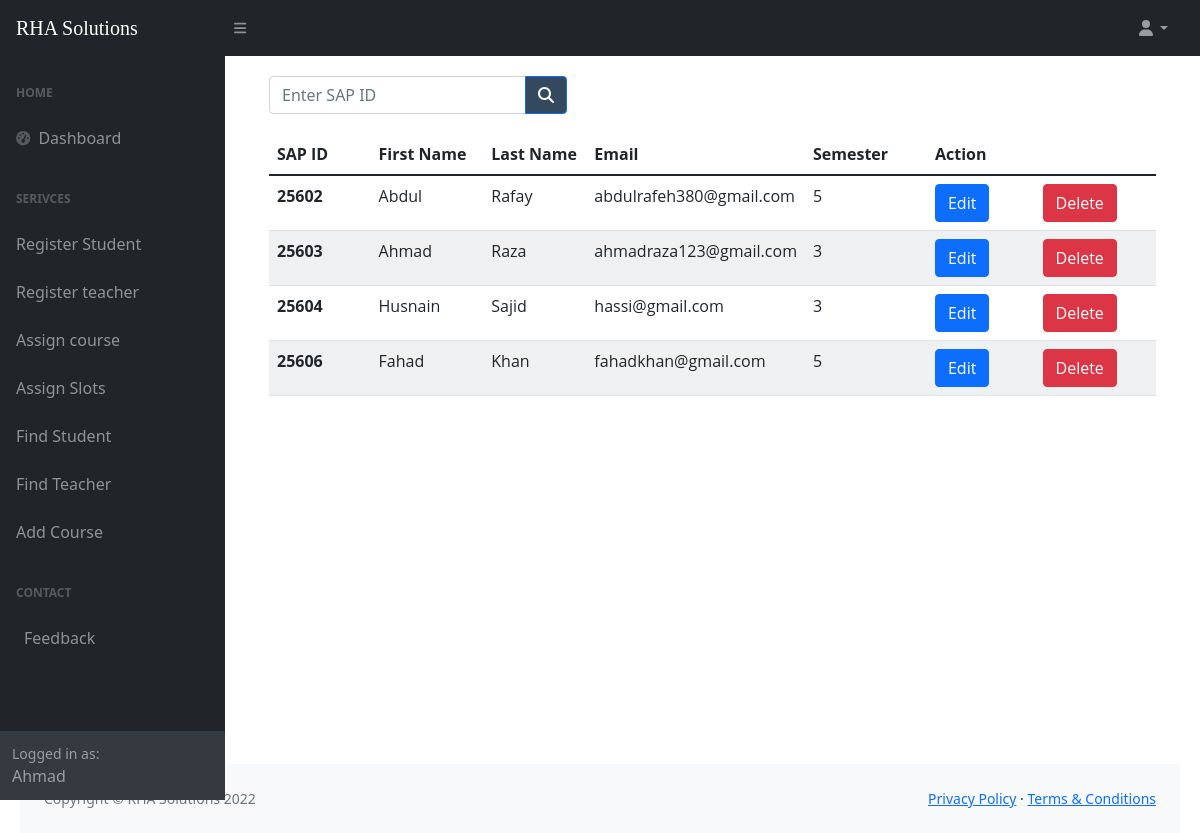
Before: /student_list.php (signed in) with the older database file.
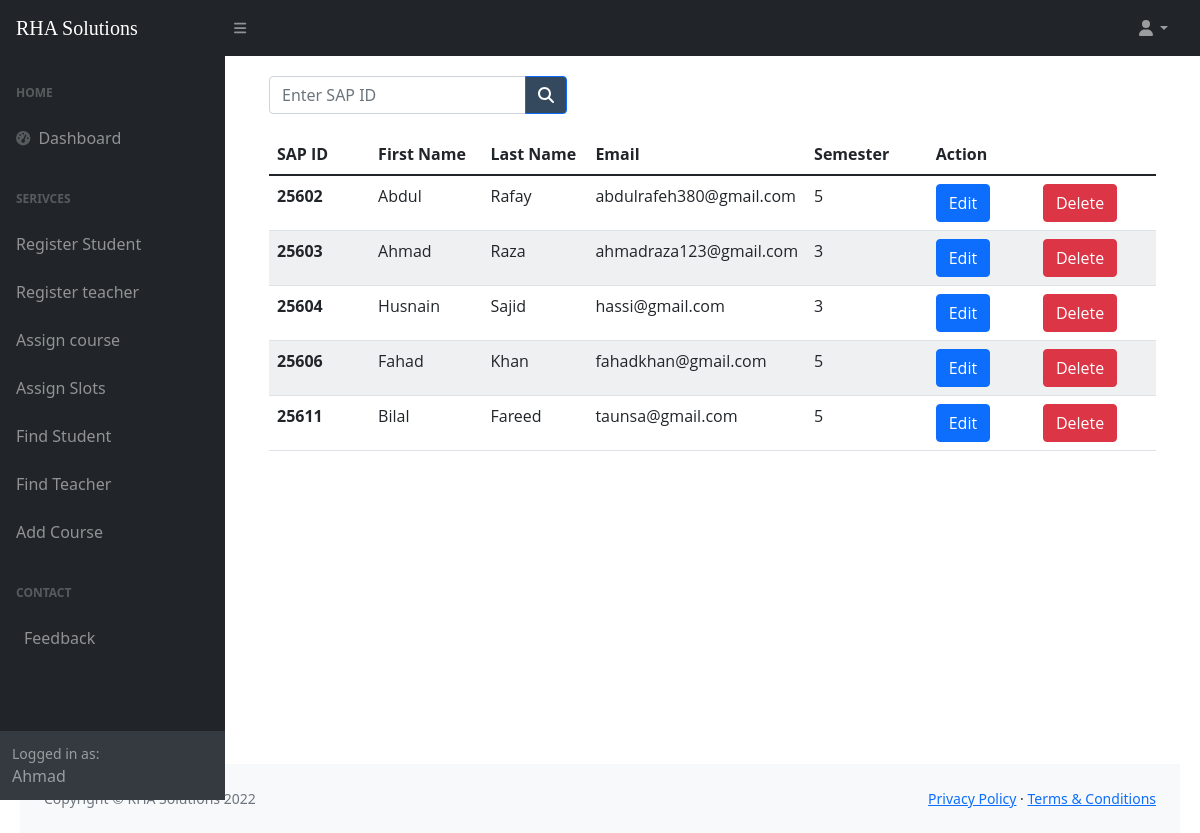
After: the same page with the newer database file.
### tables this page shows
CREATE TABLE `std` (
  `fname` varchar(100) NOT NULL,
  `lname` varchar(100) NOT NULL,
  `sap_id` int(10) NOT NULL,
  `semester` varchar(5) NOT NULL,
  `email` varchar(100) NOT NULL
);

### student_list.php (the view, shortened to what this page needs)
<?php include 'connection.php';
if($_SESSION["fname"]) {
?>
<!DOCTYPE html>
<html lang="en">
<head>
    <link href="https://cdn.jsdelivr.net/npm/simple-datatables@latest/dist/style.css" rel="stylesheet" />
    <link href="css/styles.css" rel="stylesheet" />
</head>
<body class="sb-nav-fixed">
<?php include ('header.php'); ?>
        <div id="layoutSidenav_content">
            <main>
                <div class="container-fluid px-4">
                    <form action="search.php" method="GET" class="d-none d-md-inline-block form-inline ms-auto me-0 me-md-3 my-2 my-md-0">
                        <div style="margin-bottom: 20px;" class="input-group">
                            <input class="form-control" name="search" value="" type="number" placeholder="Enter SAP ID" />
                            <button class="btn btn-primary" id="std-search" type="submit" style="background-color:#34495e"> <i class="fas fa-search" ></i></button>
                        </div>
                    </form>
                    <table class="table">
                        <thead class="thead-dark">
                            <tr>
                                <th scope="col">SAP ID</th>
                                <th scope="col">First Name</th>
                                <th scope="col">Last Name</th>
                                <th scope="col">Email</th>
                                <th scope="col">Semester</th>
                                <th scope="col" colspan="2">Action</th>
                            </tr>
                        </thead>
                        <tbody>
                            <?php
                            $query = "SELECT * FROM  std";
                            $data = mysqli_query($conn, $query);
                            $res = mysqli_num_rows($data);
                            if ($res) {
                                while ($row = mysqli_fetch_array($data)) {
                            ?>
                                    <tr>
                                        <th scope="row"><?php echo $row['sap_id']; ?></th>
                                        <td><?php echo $row['fname']; ?></td>
                                        <td><?php echo $row['lname']; ?></td>
                                        <td><?php echo $row['email']; ?></td>
                                        <td><?php echo $row['semester']; ?></td>
                                        <td> <button type="button" class="btn btn-primary"><a style="color: white; text-decoration: none;" href="edit_student.php?sap_id=<?php echo $row['sap_id']; ?>">Edit</a></button></td>
                                        <td> <button type="button" class="btn btn-danger"> <a style="color: white; text-decoration: none;" onclick="return confirm('Are you sure, you want to delete?')" href="delete_student.php?sap_id=<?php echo $row['sap_id']; ?>">Delete</a></td>
                                    </tr>
                                <?php
                                }
                            } else {
                                ?>
                                <tr>
                                    <td>No Data Found</td>
                                </tr>
                            <?php
                            }
                            ?>
                        </tbody>
                    </table>
                </div>
        </div>
    </div>
    <footer class="py-4 bg-light mt-auto">
        <div class="container-fluid px-4">
            <div class="d-flex align-items-center justify-content-between small">
                <div class="text-muted">Copyright &copy; RHA Solutions 2022</div>
                <div>
                    <a href="#">Privacy Policy</a>
                    &middot;
                    <a href="#">Terms &amp; Conditions</a>
                </div>
            </div>
        </div>
    </footer>
    <?php
}
else {
    include ('login.php');
}
 ?>
</body>
</html>

Changed rows visible on the page:
added std: sap_id "25611", fname "Bilal", lname "Fareed", email "taunsa@gmail.com", semester "5"
